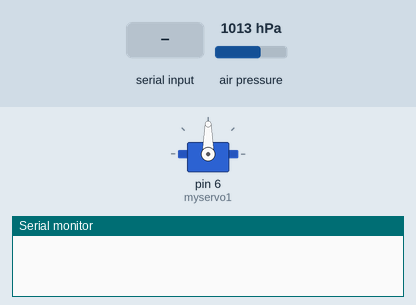
A sketch run on a simulated Arduino Uno, built with avr-gcc and run on an emulated ATmega328P. Parts: servo, the last lines printed to the serial monitor. The test bench sets the inputs (shaded band); at power-on: air pressure 1013 hPa. Storage starts empty.

Above: at 1.2 s.
1.3 s: "c" received over Serial
At 1.68 s:
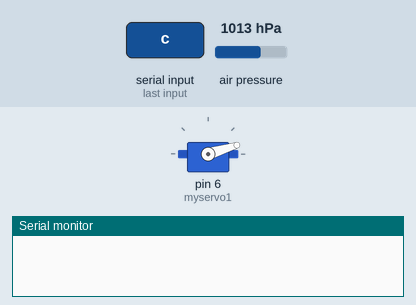
At 2.1 s:
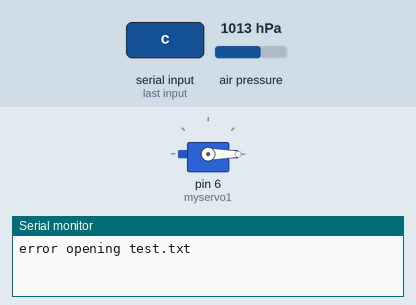
3.2 s: "a" received over Serial
4.7 s: "b" received over Serial
Timing chart, 0 to 7.7 s (numbered marks = the images above; inputs shaded):
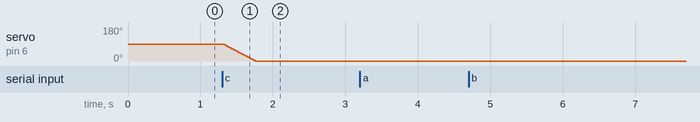

The sketch:

Test_Serial_ver0.1.ino
```cpp
#include <SPI.h>
#include <SD.h>
#include <Servo.h>
#include <Adafruit_BMP085.h>
Adafruit_BMP085 bmp;

File myFile;
Servo myservo1;

int pos = 0;
float valocity = 0;
float s1 = 0;
void setup() {
  Serial.begin(115200);
  myservo1.attach(6);

}

void loop() {

  survo();
}

void survo(){
  // float avg_altitude = 0;
  // float sum = 0;
  if(Serial.available()>0){
    char receivedData = Serial.read();
    switch (receivedData) {
      case 'a':
        sd_open();
        break;
      case 'b':
        sd_close();
        break;
      case 'd':
        sd_read();
        break;
      case 'e':
        SD.remove("test.txt");
        Serial.println("removed");
        break;
       case 'c':
        for(pos = 90; pos>=0; pos--){
          myservo1.write(pos);
          delay(5);
        }
        // for(int i=0; i<10; i++){
        // float altitude =  bmp.readAltitude(101130);
        // sum += altitude;
        // }
        // avg_altitude = sum/10;
        float altitude =  bmp.readAltitude(101130);
        float s2 = altitude;
        if(s1 == 0){
          valocity = 0;
        } else{
          valocity = s2 - s1;
        }
        s1 = altitude;
        char charBuffer1[20];
        char charBuffer2[20];
        dtostrf(altitude, 2, 2, charBuffer1);
        dtostrf(valocity, 2, 2, charBuffer2);
        const char* myString1 = charBuffer1;
        const char* myString2 = charBuffer2;
        sd_write(myString1, myString2);
        break;
      default:
        for(pos = 0; pos<=90; pos++){
          myservo1.write(pos);
          delay(5);
        }
        break;
      }
  }
}

void sd_open(){
  Serial.print("Initializing SD card...");

  if (!SD.begin(4)) { // SD카드 모듈을 초기화합니다.
    Serial.println("initialization failed!"); // SD카드 모듈 초기화에 실패하면 에러를 출력합니다.
    while (1);
  }
  Serial.println("initialization done.");

  myFile = SD.open("test.txt", FILE_WRITE);

  if (!bmp.begin()) {
	Serial.println("Could not find a valid BMP085 sensor, check wiring!");
	while (1) {}
  } // 두 번째 인자가 있으면 쓰기모드입니다.
}

void sd_close(){
  myFile.close();
  Serial.println("close");
}

void sd_write(const char* str1, const char* str2){

  if (myFile) { // 파일이 정상적으로 열리면 파일에 문자를 작성(추가)합니다.
    Serial.print("Writing to test.txt...");
    myFile.seek(myFile.size());
    myFile.print("Altitude : ");
    myFile.print(str1);
    myFile.println("m");
    myFile.print("Valocity : ");
    myFile.print(str2);
    myFile.println("m/s");
  } else {
    // 파일이 열리지 않으면 에러를 출력합니다.
    Serial.println("error opening test.txt");
  }
}

void sd_read(){
  myFile = SD.open("test.txt");

  if (myFile) {
    Serial.println("test.txt:");

    // while문을 통해 파일을 EOF(End-Of-File)까지 읽습니다.
    while (myFile.available()) {
      Serial.write(myFile.read()); // 읽을 파일이 있다면 시리얼로 출력합니다.
    }
    myFile.close(); // 파일을 닫습니다.
  } else {
    // 파일이 열리지 않으면 에러를 출력합니다.
    Serial.println("error opening test.txt");
  }
}
```

Measured:
- after the input at 1.3 s, servo on pin 6 (myservo1): moves from 90° to 0° over 0.45 s, starting at once
